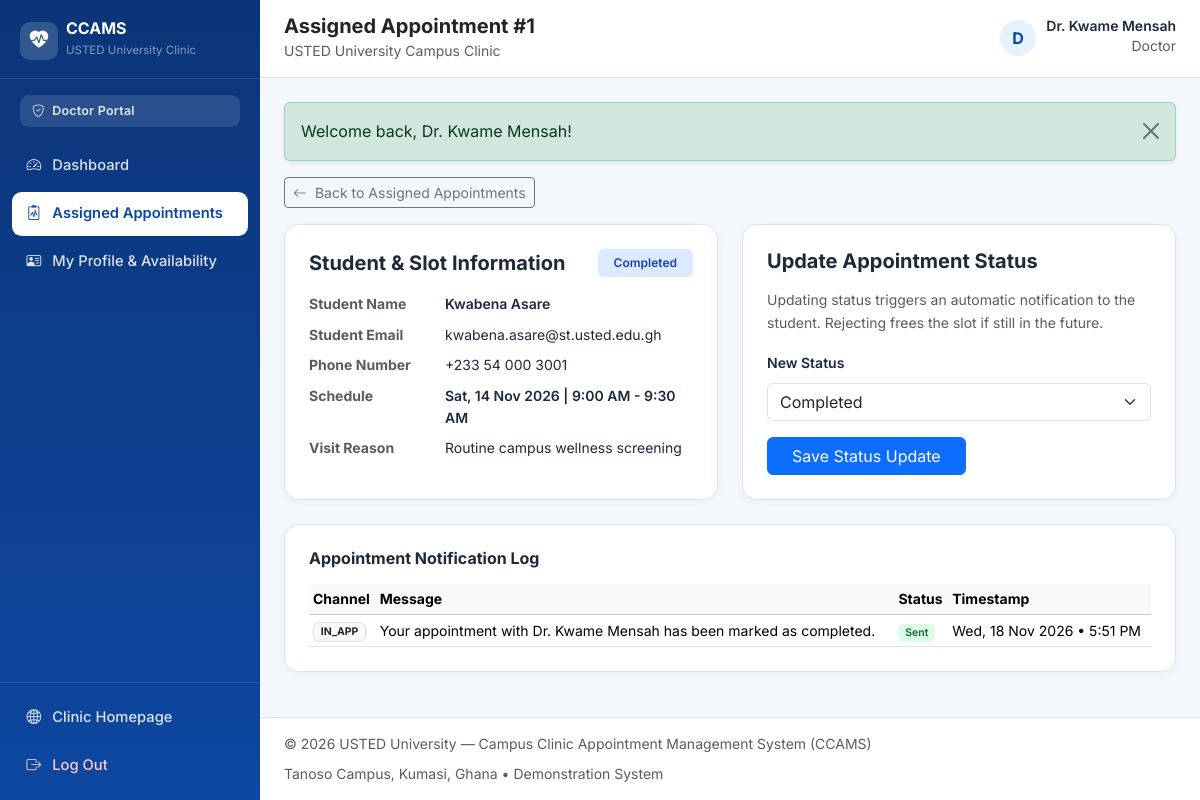
/doctor/appointment_details.php?id=1 (signed in), run on the app's committed database.
### tables this page shows
CREATE TABLE `users` (
    `user_id` INT UNSIGNED NOT NULL AUTO_INCREMENT,
    `full_name` VARCHAR(120) NOT NULL,
    `email` VARCHAR(150) NOT NULL,
    `password_hash` VARCHAR(255) NOT NULL,
    `phone` VARCHAR(25) DEFAULT NULL,
    `role` ENUM('student', 'doctor', 'admin') NOT NULL DEFAULT 'student',
    `account_status` ENUM('active', 'inactive') NOT NULL DEFAULT 'active',
    `created_at` TIMESTAMP NOT NULL DEFAULT CURRENT_TIMESTAMP,
    `updated_at` TIMESTAMP NOT NULL DEFAULT CURRENT_TIMESTAMP ON UPDATE CURRENT_TIMESTAMP,
    PRIMARY KEY (`user_id`),
    UNIQUE KEY `uq_users_email` (`email`),
    KEY `idx_users_role_status` (`role`, `account_status`)
);

CREATE TABLE `appointments` (
    `appointment_id` INT UNSIGNED NOT NULL AUTO_INCREMENT,
    `student_id` INT UNSIGNED NOT NULL,
    `slot_id` INT UNSIGNED NOT NULL,
    `reason` VARCHAR(255) DEFAULT NULL,
    `status` ENUM('pending', 'confirmed', 'cancelled', 'completed', 'rejected') NOT NULL DEFAULT 'pending',
    `created_at` TIMESTAMP NOT NULL DEFAULT CURRENT_TIMESTAMP,
    `updated_at` TIMESTAMP NOT NULL DEFAULT CURRENT_TIMESTAMP ON UPDATE CURRENT_TIMESTAMP,
    PRIMARY KEY (`appointment_id`),
    KEY `idx_appointments_student_status` (`student_id`, `status`),
    KEY `idx_appointments_slot_status` (`slot_id`, `status`),
    KEY `idx_appointments_status_created` (`status`, `created_at`),
    CONSTRAINT `fk_appointments_student`
        FOREIGN KEY (`student_id`) REFERENCES `users` (`user_id`)
        ON DELETE CASCADE ON UPDATE CASCADE,
    CONSTRAINT `fk_appointments_slot`
        FOREIGN KEY (`slot_id`) REFERENCES `appointment_slots` (`slot_id`)
        ON DELETE RESTRICT ON UPDATE CASCADE
);

CREATE TABLE `appointment_slots` (
    `slot_id` INT UNSIGNED NOT NULL AUTO_INCREMENT,
    `doctor_id` INT UNSIGNED NOT NULL,
    `start_time` DATETIME NOT NULL,
    `end_time` DATETIME NOT NULL,
    `status` ENUM('available', 'booked', 'inactive') NOT NULL DEFAULT 'available',
    `created_at` TIMESTAMP NOT NULL DEFAULT CURRENT_TIMESTAMP,
    PRIMARY KEY (`slot_id`),
    KEY `idx_slots_doctor_time` (`doctor_id`, `start_time`),
    KEY `idx_slots_status_time` (`status`, `start_time`),
    CONSTRAINT `fk_slots_doctor`
        FOREIGN KEY (`doctor_id`) REFERENCES `doctors` (`doctor_id`)
        ON DELETE CASCADE ON UPDATE CASCADE
);

CREATE TABLE `notifications` (
    `notification_id` INT UNSIGNED NOT NULL AUTO_INCREMENT,
    `appointment_id` INT UNSIGNED NOT NULL,
    `channel` ENUM('in_app', 'email', 'sms', 'mock') NOT NULL DEFAULT 'in_app',
    `message` TEXT NOT NULL,
    `delivery_status` ENUM('pending', 'sent', 'simulated', 'queued', 'failed') NOT NULL DEFAULT 'sent',
    `is_read` TINYINT(1) NOT NULL DEFAULT 0,
    `sent_at` DATETIME DEFAULT NULL,
    `created_at` TIMESTAMP NOT NULL DEFAULT CURRENT_TIMESTAMP,
    PRIMARY KEY (`notification_id`),
    KEY `idx_notifications_appointment` (`appointment_id`),
    KEY `idx_notifications_channel_status` (`channel`, `delivery_status`),
    CONSTRAINT `fk_notifications_appointment`
        FOREIGN KEY (`appointment_id`) REFERENCES `appointments` (`appointment_id`)
        ON DELETE CASCADE ON UPDATE CASCADE
);

### doctor/appointment_details.php (the view, shortened to what the rows shown need)
<?php
require_once __DIR__ . '/../includes/auth.php';
$user = require_auth('doctor');
$doctor = require_doctor_record((int) $user['user_id']);
$doctorId = (int) $doctor['doctor_id'];
$pdo = get_pdo();
$appointmentId = (int) ($_GET['id'] ?? $_POST['appointment_id'] ?? 0);
$stmt = $pdo->prepare(
    'SELECT a.*, s.start_time, s.end_time,
            stu.full_name AS student_name, stu.email AS student_email, stu.phone AS student_phone
     FROM appointments a
     INNER JOIN appointment_slots s ON s.slot_id = a.slot_id
     INNER JOIN users stu ON stu.user_id = a.student_id
     WHERE a.appointment_id = :aid AND s.doctor_id = :did
     LIMIT 1'
);
$stmt->execute(['aid' => $appointmentId, 'did' => $doctorId]);
$appointment = $stmt->fetch();
$notifStmt = $pdo->prepare(
    'SELECT channel, message, delivery_status, created_at
     FROM notifications WHERE appointment_id = :aid ORDER BY created_at DESC'
);
$notifStmt->execute(['aid' => $appointmentId]);
$notifications = $notifStmt->fetchAll();
$pageTitle = 'Assigned Appointment #' . $appointmentId;
$layoutMode = 'dashboard';
require_once __DIR__ . '/../includes/header.php';
?>
<div class="row g-4">
    <div class="col-lg-6">
        <div class="ccams-card p-4 h-100">
            <div class="d-flex justify-content-between align-items-center mb-3">
                <h2 class="h5 fw-bold mb-0">Student &amp; Slot Information</h2>
                <span class="badge <?php echo status_badge_class((string) $appointment['status']); ?> px-3 py-2">
                    <?php echo e(ucfirst((string) $appointment['status'])); ?>
                </span>
            </div>
            <dl class="row small mb-0">
                <dt class="col-sm-4 text-muted">Student Name</dt>
                <dd class="col-sm-8 fw-semibold"><?php echo e($appointment['student_name']); ?></dd>
                <dt class="col-sm-4 text-muted">Student Email</dt>
                <dd class="col-sm-8"><?php echo e($appointment['student_email']); ?></dd>
                <dt class="col-sm-4 text-muted">Phone Number</dt>
                <dd class="col-sm-8"><?php echo e($appointment['student_phone'] ?: 'Not provided'); ?></dd>
                <dt class="col-sm-4 text-muted">Schedule</dt>
                <dd class="col-sm-8 fw-semibold"><?php echo e(format_slot_range((string) $appointment['start_time'], (string) $appointment['end_time'])); ?></dd>
                <dt class="col-sm-4 text-muted">Visit Reason</dt>
                <dd class="col-sm-8"><?php echo e($appointment['reason'] ?: 'No reason provided'); ?></dd>
            </dl>
        </div>
    </div>
    <div class="col-lg-6">
        <div class="ccams-card p-4 h-100">
            <h2 class="h5 fw-bold mb-3">Update Appointment Status</h2>
            <form method="post" action="<?php echo e(app_url('doctor/appointment_details.php?id=' . $appointmentId)); ?>" data-loading>
                <div class="mb-3">
                    <label for="docStatusSelect" class="form-label small fw-semibold">New Status</label>
                    <select id="docStatusSelect" name="status" class="form-select" required>
                        <?php foreach (['pending', 'confirmed', 'completed', 'rejected'] as $st): ?>
                            <option value="<?php echo e($st); ?>" <?php echo $appointment['status'] === $st ? 'selected' : ''; ?>>
                                <?php echo e(ucfirst($st)); ?>
                            </option>
                        <?php endforeach; ?>
                    </select>
                </div>
            </form>
        </div>
    </div>
    <div class="col-12">
        <div class="ccams-card p-4">
            <h2 class="h6 fw-bold mb-3">Appointment Notification Log</h2>
            <?php if (empty($notifications)): ?>
                <p class="small text-muted mb-0">No notifications recorded yet.</p>
            <?php else: ?>
                <div class="table-responsive">
                    <table class="table table-sm align-middle small mb-0">
                        <thead class="table-light">
                            <tr>
                                <th>Channel</th>
                                <th>Message</th>
                                <th>Status</th>
                                <th>Timestamp</th>
                            </tr>
                        </thead>
                        <tbody>
                            <?php foreach ($notifications as $n): ?>
                                <tr>
                                    <td><span class="badge bg-light text-dark border"><?php echo e(strtoupper((string) $n['channel'])); ?></span></td>
                                    <td><?php echo e($n['message']); ?></td>
                                    <td><span class="badge <?php echo status_badge_class((string) $n['delivery_status']); ?>"><?php echo e(ucfirst((string) $n['delivery_status'])); ?></span></td>
                                    <td><?php echo e(format_datetime((string) $n['created_at'])); ?></td>
                                </tr>
                            <?php endforeach; ?>
                        </tbody>
                    </table>
                </div>
            <?php endif; ?>
        </div>
    </div>
</div>
<?php require_once __DIR__ . '/../includes/footer.php'; ?>

### includes/header.php (shortened to what the rows shown need)
<?php
$pageTitle = $pageTitle ?? 'USTED University — Campus Clinic Appointment Management System';
$layoutMode = $layoutMode ?? 'public';
$authUser = current_user();
$flashes = get_flashes();
?>
<!DOCTYPE html>
<html lang="en">
<head>
    <link href="https://cdn.jsdelivr.net/npm/bootstrap@5.3.3/dist/css/bootstrap.min.css" rel="stylesheet">
    <link href="https://cdn.jsdelivr.net/npm/bootstrap-icons@1.11.3/font/bootstrap-icons.min.css" rel="stylesheet">
    <link href="<?php echo e(app_url('assets/css/style.css')); ?>" rel="stylesheet">
</head>
<body class="<?php echo $layoutMode === 'dashboard' ? 'ccams-dashboard-body' : 'ccams-public-body'; ?>">
<?php if ($layoutMode === 'dashboard' && $authUser): ?>
    <div class="dashboard-wrapper">
        <aside class="dashboard-sidebar" id="dashboardSidebar" aria-label="Dashboard Navigation">
            <div class="sidebar-brand">
                <a href="<?php echo e(app_url('index.php')); ?>" class="d-flex align-items-center gap-2 text-decoration-none text-white">
                    <span class="brand-emblem">
                        <i class="bi bi-heart-pulse-fill"></i>
                    </span>
                    <div>
                        <div class="fw-bold lh-1 fs-6">CCAMS</div>
                        <small class="text-white-50" style="font-size: 0.72rem;">USTED University Clinic</small>
                    </div>
                </a>
            </div>
            <div class="sidebar-role-pill">
                <i class="bi bi-shield-check me-1"></i>
                <?php echo e(ucfirst($authUser['role'])); ?> Portal
            </div>
            <nav class="sidebar-nav">
                <?php if ($authUser['role'] === 'student'): ?>
                    <a class="sidebar-link <?php echo is_active_nav('student/dashboard.php'); ?>" href="<?php echo e(app_url('student/dashboard.php')); ?>">
                        <i class="bi bi-speedometer2"></i><span>Dashboard</span>
                    </a>
                    <a class="sidebar-link <?php echo is_active_nav('student/doctors.php'); ?>" href="<?php echo e(app_url('student/doctors.php')); ?>">
                        <i class="bi bi-person-badge"></i><span>Available Doctors</span>
                    </a>
                    <a class="sidebar-link <?php echo is_active_nav('student/book_appointment.php'); ?>" href="<?php echo e(app_url('student/book_appointment.php')); ?>">
                        <i class="bi bi-calendar-plus"></i><span>Book Appointment</span>
                    </a>
                    <a class="sidebar-link <?php echo is_active_nav('student/my_appointments.php') || is_active_nav('student/appointment_details.php') ? 'active' : ''; ?>" href="<?php echo e(app_url('student/my_appointments.php')); ?>">
                        <i class="bi bi-calendar2-check"></i><span>My Appointments</span>
                    </a>
                    <a class="sidebar-link <?php echo is_active_nav('student/notifications.php'); ?>" href="<?php echo e(app_url('student/notifications.php')); ?>">
                        <i class="bi bi-bell"></i><span>Notifications</span>
                    </a>
                    <a class="sidebar-link <?php echo is_active_nav('student/profile.php'); ?>" href="<?php echo e(app_url('student/profile.php')); ?>">
                        <i class="bi bi-person-gear"></i><span>Profile &amp; Password</span>
                    </a>
                <?php elseif ($authUser['role'] === 'doctor'): ?>
                    <a class="sidebar-link <?php echo is_active_nav('doctor/dashboard.php'); ?>" href="<?php echo e(app_url('doctor/dashboard.php')); ?>">
                        <i class="bi bi-speedometer2"></i><span>Dashboard</span>
                    </a>
                    <a class="sidebar-link <?php echo is_active_nav('doctor/my_appointments.php') || is_active_nav('doctor/appointment_details.php') ? 'active' : ''; ?>" href="<?php echo e(app_url('doctor/my_appointments.php')); ?>">
                        <i class="bi bi-clipboard2-pulse"></i><span>Assigned Appointments</span>
                    </a>
                    <a class="sidebar-link <?php echo is_active_nav('doctor/profile.php'); ?>" href="<?php echo e(app_url('doctor/profile.php')); ?>">
                        <i class="bi bi-person-vcard"></i><span>My Profile &amp; Availability</span>
                    </a>
                <?php endif; ?>
            </nav>
            <div class="sidebar-footer">
                <a href="<?php echo e(app_url('index.php')); ?>" class="sidebar-link">
                    <i class="bi bi-globe2"></i><span>Clinic Homepage</span>
                </a>
                <form method="post" action="<?php echo e(app_url('logout.php')); ?>" class="mt-1">
                    <button type="submit" class="sidebar-link w-100 border-0 bg-transparent text-start text-danger-soft">
                        <i class="bi bi-box-arrow-right"></i><span>Log Out</span>
                    </button>
                </form>
            </div>
        </aside>
        <div class="dashboard-main">
            <header class="dashboard-topbar">
                <div class="d-flex align-items-center gap-3">
                    <div>
                        <h1 class="h5 mb-0 fw-bold text-dark"><?php echo e($pageTitle); ?></h1>
                        <small class="text-muted">USTED University Campus Clinic</small>
                    </div>
                </div>
                <div class="d-flex align-items-center gap-3">
                    <div class="user-profile-chip">
                        <div class="avatar-circle">
                            <?php echo e(strtoupper(substr((string) $authUser['full_name'], 0, 1))); ?>
                        </div>
                        <div class="d-none d-sm-block text-end">
                            <div class="fw-semibold small lh-1"><?php echo e($authUser['full_name']); ?></div>
                            <small class="text-muted text-capitalize"><?php echo e($authUser['role']); ?></small>
                        </div>
                    </div>
                </div>
            </header>
            <main id="main-content" class="dashboard-content">
                <?php if (!empty($flashes)): ?>
                    <?php foreach ($flashes as $flash): ?>
                        <div class="alert alert-<?php echo e($flash['type']); ?> alert-dismissible fade show shadow-sm" role="alert">
                            <?php echo e($flash['message']); ?>
                            <button type="button" class="btn-close" data-bs-dismiss="alert" aria-label="Close"></button>
                        </div>
                    <?php endforeach; ?>
                <?php endif; ?>
<?php endif; ?>

### data on the page
users: role "Doctor", full_name "D", full_name "Dr. Kwame Mensah"
appointments: status "Completed", student.full_name "Kwabena Asare", student.email "kwabena.asare@st.usted.edu.gh", student.phone "+233 54 000 3001", slot.end_time "Sat, 14 Nov 2026 | 9:00 AM - 9:30 AM", reason "Routine campus wellness screening"
notifications: channel "IN_APP", message "Your appointment with Dr. Kwame Mensah has been marked as completed.", delivery_status "Sent", created_at "Wed, 18 Nov 2026 • 5:51 PM"

### other printed values
$pageTitle "Assigned Appointment #1"
$flash['message'] "Welcome back, Dr. Kwame Mensah!"
